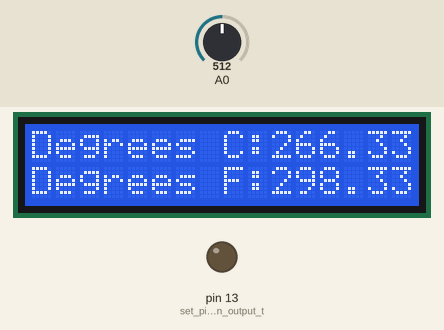
Bench run of a sketch on a simulated Arduino Uno, built with avr-gcc and run on an emulated ATmega328P. On the bench: 16×2 character LCD, output pins drawn as LEDs (lit = HIGH). The inputs (shaded band) are chosen by the test bench; at power-on: A0 = 512. What the sketch prints to the serial monitor is not drawn.

Above: at 1.2 s.
1.3 s: A0 set to 716
At 2.7 s:
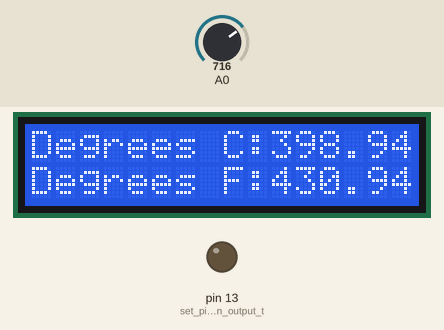
3.0 s: A0 set to 900
At 3.6 s:
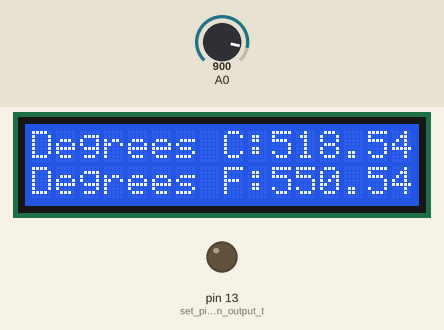
4.6 s: A0 set to 1023
At 5.4 s:
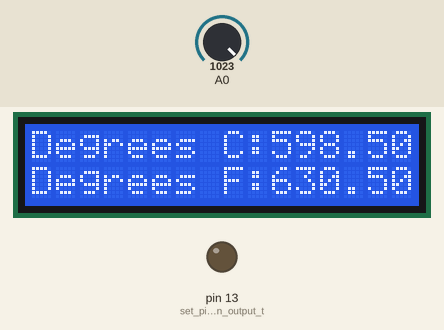
Timing chart, 0 to 7.6 s (numbered marks = the images above; inputs shaded):
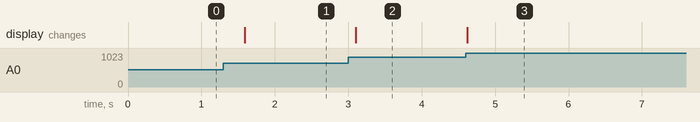

Measured:
- after the input at 1.3 s, the display: changes after 0.29 s (image 1)
- after the input at 3.0 s, the display: changes after 0.11 s (image 2)
- after the input at 4.6 s, the display: changes at once (image 3)

The sketch:

temp_sensing.ino
```cpp
/*
SparkFun Inventor’s Kit
Circuit 1B-Potentiometer

Changes how fast an LED connected to pin 13 blinks, based on a potentiometer connected to pin A0

This sketch was written by SparkFun Electronics, with lots of help from the Arduino community.
This code is completely free for any use.

View circuit diagram and instructions at: https://learn.sparkfun.com/tutorials/sparkfun-inventors-kit-experiment-guide---v40
Download code at: https://github.com/sparkfun/SIK-Guide-Code
*/

#include <LiquidCrystal.h>          //the liquid crystal libarry contains commands for printing to the display

LiquidCrystal lcd(12, 11, 10, 9, 8, 7);
int potPosition ;
int potVal;

//this variable will hold a value based on the position of the potentiometer

void setup()
{  lcd.begin(16, 2);                 //tell the lcd library that we are using a display that is 16 characters wide and 2 characters high
  lcd.clear();                      //clear the display


  Serial.begin(9600);       //start a serial connection with the computer

  pinMode(13, OUTPUT);      //set pin 13 as an output that can be set to HIGH or LOW
}

void loop()
{
  //read the position of the pot
  potPosition = analogRead(A0);
  float voltage = potPosition * (5.0 / 1023);   //set potPosition to a number between 0 and 1023 based on how far the knob is turned
  Serial.println(voltage);     //print the value of potPosition in the serial monitor on the computer
float tempC = (voltage - 0.5) * 100 *1.33;
float tempF = ((tempC * (9/5)) + 32);


  lcd.setCursor(0,0);               //set the cursor to the 0,0 position (top left corner)
  lcd.print("Degrees C:");
  lcd.print(tempC);

  lcd.setCursor(0,1);               //set the cursor to the 0,0 position (top left corner)
  lcd.print("Degrees F:");
  lcd.print(tempF);
  delay(500);
  //print hello, world! starting at that position

}
```
